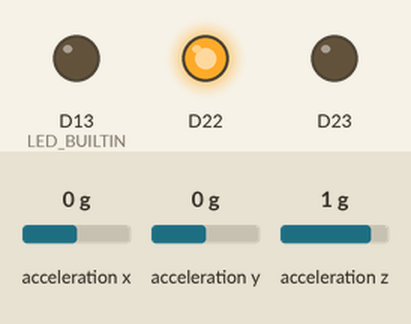
A sketch run on a simulated Arduino Nano 33 BLE. Parts: output pins drawn as LEDs (lit = HIGH). Inputs (shaded band) come from the test bench; at power-on: acceleration x 0 g, acceleration y 0 g, acceleration z 1 g. Nothing arrives over Bluetooth unless stated; a phone connects over Bluetooth LE 3 s after start; what the sketch prints to the serial monitor is not drawn.

Above: at 0.1 s.
At 3.1 s:
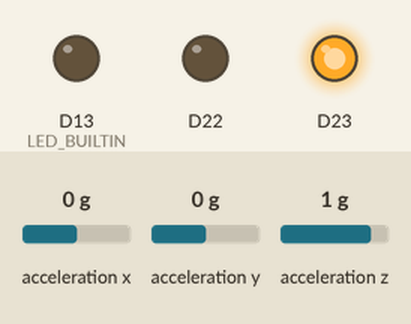
Timing chart, 0 to 4.6 s (numbered marks = the images above):
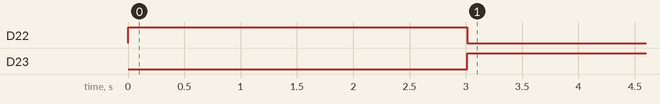

The sketch:

arduinoPart.ino
```cpp
// https://rootsaid.com/arduino-ble-example/
// Characteristic info.
// https://www.arduino.cc/en/Reference/ArduinoBLEBLECharacteristicBLECharacteristic

#include <ArduinoBLE.h>
#include <Arduino_LSM9DS1.h>

// This device's MAC:
// C8:5C:A2:2B:61:86
//#define LEDR        (23u)
//#define LEDG        (22u)
//#define LEDB        (24u)

// Device name
const char* nameOfPeripheral = "MySensorForTests";
const char* uuidOfService = "00001101-0000-1000-8000-00805f9b34fb";
const char* uuidOfRxChar = "00001142-0000-1000-8000-00805f9b34fb";
const char* uuidOfTxChar = "00001143-0000-1000-8000-00805f9b34fb";

// BLE Service
BLEService axisService(uuidOfService);

// Setup the incoming data characteristic (RX).
const int WRITE_BUFFER_SIZE = 256;
bool WRITE_BUFFER_FIZED_LENGTH = false;

// RX / TX Characteristics
BLECharacteristic rxChar(uuidOfRxChar, BLEWriteWithoutResponse | BLEWrite, WRITE_BUFFER_SIZE, WRITE_BUFFER_FIZED_LENGTH);
BLEByteCharacteristic txChar(uuidOfTxChar, BLERead | BLENotify | BLEBroadcast);

// Buffer to read samples into, each sample is 16-bits
short sampleBuffer[256];

// Number of samples read
volatile int samplesRead;

/*
 *  MAIN
 */
void setup() {

  // Start serial.
  Serial.begin(9600);


  if (!IMU.begin()) //вставила 1
  {
    Serial.println("Failed to initialize IMU!");
    exit(1);
  } //вставила 1

   // Prepare LED pins.
  pinMode(LED_BUILTIN, OUTPUT);
  pinMode(LEDR, OUTPUT);
  pinMode(LEDG, OUTPUT);

  // Start BLE.
  startBLE();

  // Create BLE service and characteristics.
  BLE.setLocalName(nameOfPeripheral);
  BLE.setAdvertisedService(axisService);
  axisService.addCharacteristic(rxChar);
  axisService.addCharacteristic(txChar);
  BLE.addService(axisService);

  // Bluetooth LE connection handlers.
  BLE.setEventHandler(BLEConnected, onBLEConnected);
  BLE.setEventHandler(BLEDisconnected, onBLEDisconnected);

  // Event driven reads.
  rxChar.setEventHandler(BLEWritten, onRxCharValueUpdate);

  // Let's tell devices about us.
  BLE.advertise();

  // Print out full UUID and MAC address.
  Serial.println("Peripheral advertising info: ");
  Serial.print("Name: ");
  Serial.println(nameOfPeripheral);
  Serial.print("MAC: ");
  Serial.println(BLE.address());
  Serial.print("Service UUID: ");
  Serial.println(axisService.uuid());
  Serial.print("rxCharacteristic UUID: ");
  Serial.println(uuidOfRxChar);
  Serial.print("txCharacteristics UUID: ");
  Serial.println(uuidOfTxChar);


  Serial.println("Bluetooth device active, waiting for connections...");
}


void loop()
{
  BLEDevice central = BLE.central();
  Serial.println("In main Loop()..");
  if (central)
  {
    // Only send data if we are connected to a central device.
    while (central.connected()) {
      Serial.println("In connected loop()..");
      connectedLight();
      txChar.writeValue(getAccelerometer());
      delay(100);
    }
  } else {
    disconnectedLight();
  }
  delay(100);
}

char getAccelerometer()
{
  Serial.print("In getAcceleration: return is - ");
  float x, y, z, delta = 0.05;
  char returnValue = '0';
  if (IMU.accelerationAvailable())
  {
    IMU.readAcceleration(x, y, z);

    if(y <= delta && y >= -delta)
      returnValue = '5';
    else if(y > delta && y < 1 - delta)
      returnValue = '4';
    else if(y >= 1 - delta)
      returnValue = '3';
    else if(y < -delta && y > delta - 1)
      returnValue = '6';
    else
      returnValue = '7';
  }
  Serial.println(returnValue);
  return returnValue;
}


/*
 *  BLUETOOTH
 */
void startBLE() {
  if (!BLE.begin())
  {
    Serial.println("starting BLE failed!");
    while (1);
  }
}

void onRxCharValueUpdate(BLEDevice central, BLECharacteristic characteristic) {
  // central wrote new value to characteristic, update LED
  Serial.print("Characteristic event, read: ");
  byte test[256];
  int dataLength = rxChar.readValue(test, 256);

  for(int i = 0; i < dataLength; i++) {
    Serial.print((char)test[i]);
  }
  Serial.println();
  Serial.print("Value length = ");
  Serial.println(rxChar.valueLength());
}

void onBLEConnected(BLEDevice central) {
  Serial.print("Connected event, central: ");
  Serial.println(central.address());
  connectedLight();
}

void onBLEDisconnected(BLEDevice central) {
  Serial.print("Disconnected event, central: ");
  Serial.println(central.address());
  disconnectedLight();
}

/*
 * LEDS
 */
void connectedLight() {
  digitalWrite(LEDR, LOW);
  digitalWrite(LEDG, HIGH);
}


void disconnectedLight() {
  digitalWrite(LEDR, HIGH);
  digitalWrite(LEDG, LOW);
}
```

Measured:
- by itself, D22: LOW → HIGH at 0.00 s, → LOW 3.0 s later
- by itself, D23: LOW → HIGH at 3.0 s
